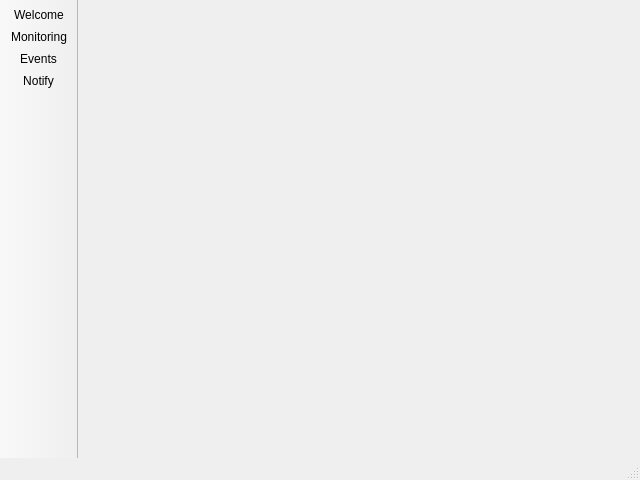
<?xml version="1.0" encoding="UTF-8"?>
<ui version="4.0">
 <class>MainWindow</class>
 <widget class="QMainWindow" name="MainWindow">
  <property name="geometry">
   <rect>
    <x>0</x>
    <y>0</y>
    <width>640</width>
    <height>480</height>
   </rect>
  </property>
  <property name="windowTitle">
   <string>MainWindow</string>
  </property>
  <widget class="QWidget" name="centralWidget">
   <layout class="QVBoxLayout" name="verticalLayout">
    <item>
     <widget class="QStackedWidget" name="stackedWidget"/>
    </item>
   </layout>
  </widget>
  <widget class="QMenuBar" name="menuBar">
   <property name="geometry">
    <rect>
     <x>0</x>
     <y>0</y>
     <width>640</width>
     <height>26</height>
    </rect>
   </property>
  </widget>
  <widget class="QToolBar" name="mainToolBar">
   <property name="movable">
    <bool>false</bool>
   </property>
   <attribute name="toolBarArea">
    <enum>LeftToolBarArea</enum>
   </attribute>
   <attribute name="toolBarBreak">
    <bool>false</bool>
   </attribute>
   <addaction name="actionWelcome"/>
   <addaction name="actionMonitoring"/>
   <addaction name="actionEvents"/>
   <addaction name="actionNotify"/>
  </widget>
  <widget class="QStatusBar" name="statusBar"/>
  <action name="actionNotify">
   <property name="checkable">
    <bool>true</bool>
   </property>
   <property name="text">
    <string>Notify</string>
   </property>
  </action>
  <action name="actionWelcome">
   <property name="checkable">
    <bool>true</bool>
   </property>
   <property name="text">
    <string>Welcome</string>
   </property>
  </action>
  <action name="actionMonitoring">
   <property name="checkable">
    <bool>true</bool>
   </property>
   <property name="text">
    <string>Monitoring</string>
   </property>
  </action>
  <action name="actionEvents">
   <property name="checkable">
    <bool>true</bool>
   </property>
   <property name="text">
    <string>Events</string>
   </property>
  </action>
 </widget>
 <layoutdefault spacing="6" margin="11"/>
 <resources/>
 <connections/>
</ui>
